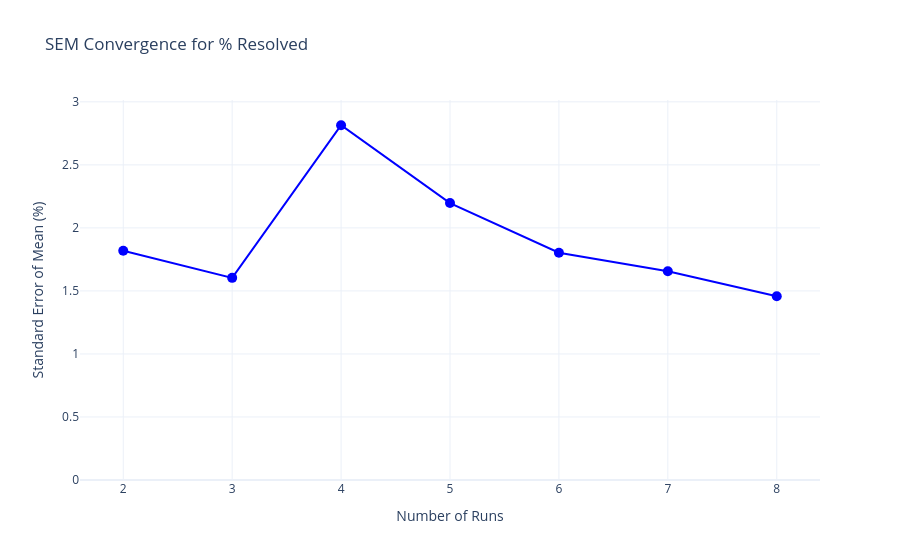

The code cell stored with this chart in its notebook:
### Code cell
from math import sqrt

import plotly.graph_objects as go

run_ids: list[str] = sorted(result_df["run_id"].unique())

cumulative_data = []
for i in range(2, len(run_ids) + 1):
    subset = result_df[result_df["run_id"].isin(run_ids[:i])]
    per_run = subset.groupby("run_id")["resolved"].mean() * 100

    sem = per_run.std(ddof=1) / sqrt(len(per_run))
    cumulative_data.append({"n_runs": i, "sem": sem})

sem_df = pd.DataFrame(cumulative_data)

fig = go.Figure()
fig.add_trace(
    go.Scatter(
        x=sem_df["n_runs"],
        y=sem_df["sem"],
        mode="lines+markers",
        name="SEM",
        line={"color": "blue", "width": 2},
        marker={"size": 10},
    )
)
fig.update_layout(
    title="SEM Convergence for % Resolved",
    xaxis_title="Number of Runs",
    yaxis_title="Standard Error of Mean (%)",
    xaxis={"tickmode": "linear", "tick0": 2, "dtick": 1},
    yaxis={"rangemode": "tozero"},
    template="plotly_white",
)
fig.show()

### Figure 1 — Plotly figure (JSON) as saved in the notebook; plotly's stock layout.template omitted (floating-point values rounded to 4 significant figures)
{"data": [{"line": {"color": "blue", "width": 2}, "marker": {"size": 10}, "mode": "lines+markers", "name": "SEM", "type": "scatter", "x": [2, 3, 4, 5, 6, 7, 8], "y": [1.818, 1.603, 2.814, 2.197, 1.803, 1.656, 1.458]}], "layout": {"title": {"text": "SEM Convergence for % Resolved"}, "xaxis": {"dtick": 1, "tick0": 2, "tickmode": "linear", "title": {"text": "Number of Runs"}}, "yaxis": {"rangemode": "tozero", "title": {"text": "Standard Error of Mean (%)"}}}}
